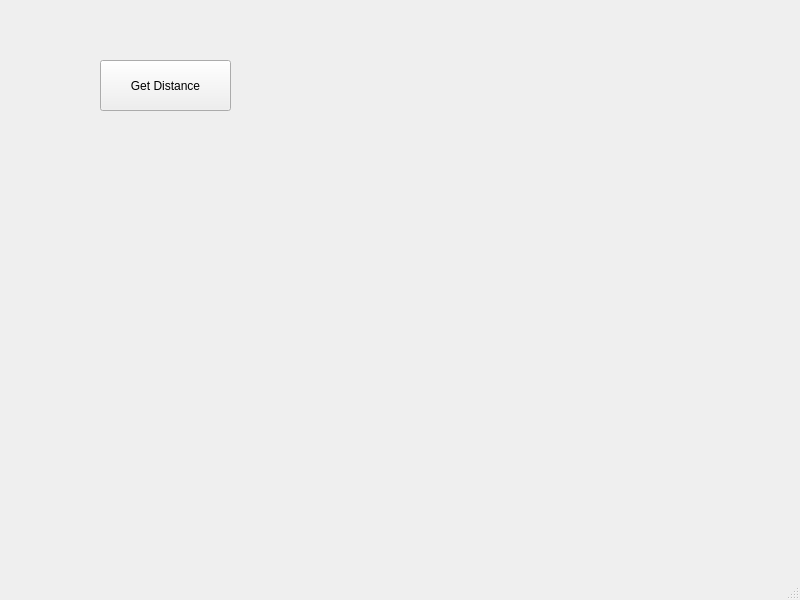
<?xml version="1.0" encoding="UTF-8"?>
<ui version="4.0">
 <class>MainWindow</class>
 <widget class="QMainWindow" name="MainWindow">
  <property name="geometry">
   <rect>
    <x>0</x>
    <y>0</y>
    <width>800</width>
    <height>600</height>
   </rect>
  </property>
  <property name="windowTitle">
   <string>MainWindow</string>
  </property>
  <widget class="QWidget" name="centralwidget">
   <widget class="QPushButton" name="GetDistanceButton">
    <property name="geometry">
     <rect>
      <x>100</x>
      <y>60</y>
      <width>131</width>
      <height>51</height>
     </rect>
    </property>
    <property name="text">
     <string>Get Distance</string>
    </property>
   </widget>
  </widget>
  <widget class="QMenuBar" name="menubar">
   <property name="geometry">
    <rect>
     <x>0</x>
     <y>0</y>
     <width>800</width>
     <height>22</height>
    </rect>
   </property>
  </widget>
  <widget class="QStatusBar" name="statusbar"/>
 </widget>
 <resources/>
 <connections/>
</ui>
